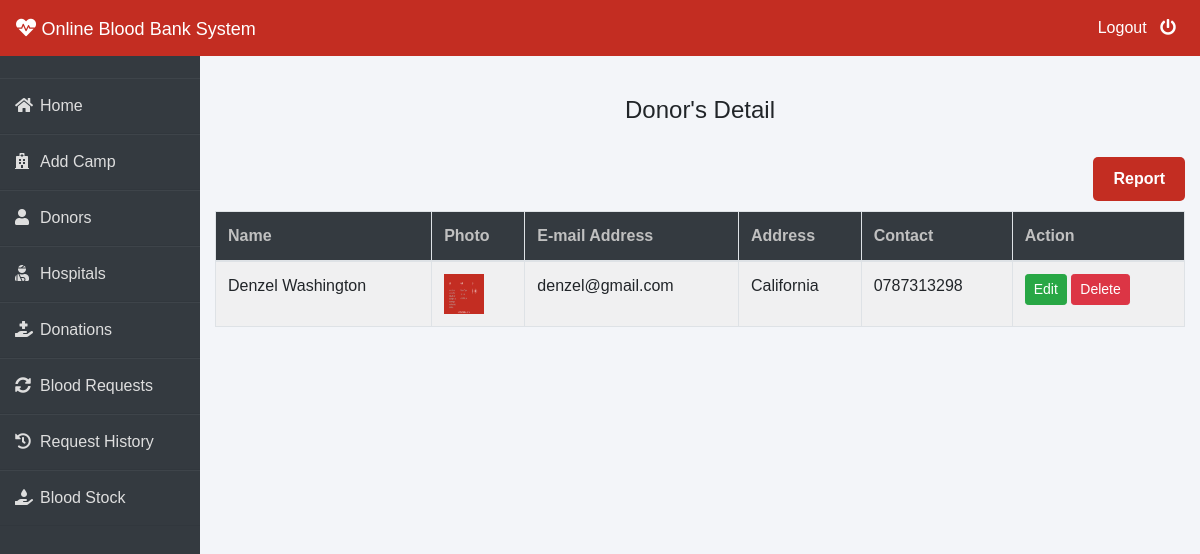
The app's page /admin-donor (signed in), older data.
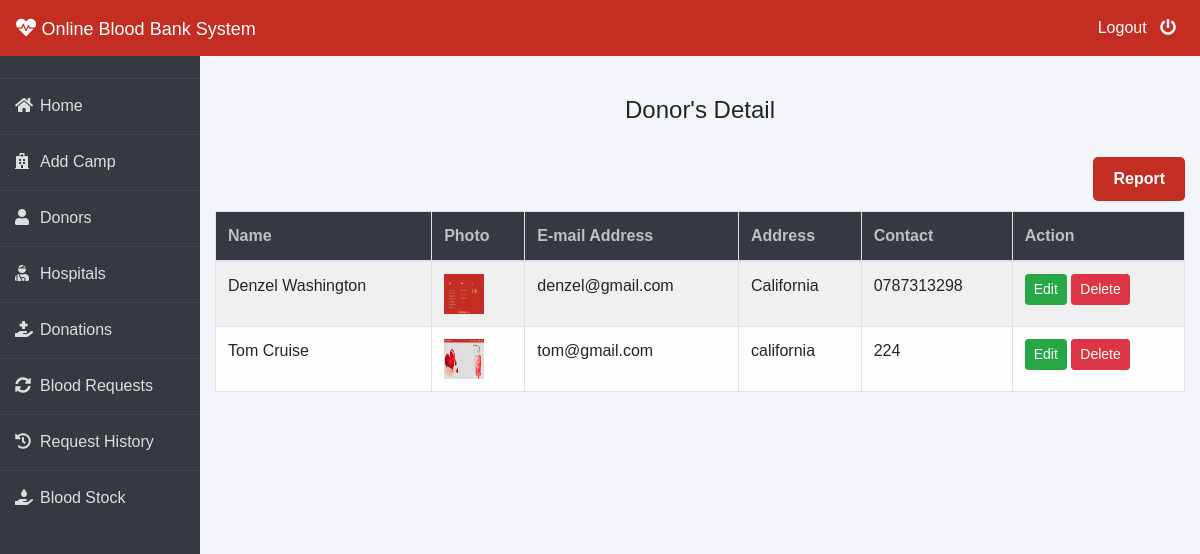
The same page, newer data.
### donor/models.py (models this page shows, shortened)
class Donor(models.Model):
    user=models.OneToOneField(User,on_delete=models.CASCADE)
    profile_pic= models.ImageField(upload_to='profile_pic/Donor/',null=True,blank=True)
    email=models.CharField(max_length=40)
    address = models.CharField(max_length=40)
    mobile = models.CharField(max_length=20,null=False)
    @property
    def get_name(self):
        return self.user.first_name+" "+self.user.last_name

### blood/views.py (the view)
# urls.py: path('admin-donor', views.admin_donor_view,name='admin-donor'),
@login_required(login_url='adminlogin')
def admin_donor_view(request):
    donors = dmodels.Donor.objects.all()
    return render(request, 'blood/admin_donor.html', {'donors': donors})

### templates/blood/admin_donor.html (shortened to what this page needs)
{% extends 'blood/adminbase.html' %}
{% block content %}
{% load widget_tweaks %}
{%load static%}
<br><br>
<div class="container">
    <H4 class="text-center">Donor's Detail</H4><br>
    <a href="{% url 'admin_donor_view_report' %}" id="donor-detail-report">Report</a>
    <table class="table table-light table-hover table-bordered table-striped" style="margin-top: 30px;">
        <thead class="bg-dark">
            <tr>
                <th scope="col" style="color: rgb(192, 192, 192);">Name</th>
                <th scope="col" style="color: rgb(192, 192, 192);">Photo</th>
                <th scope="col" style="color: rgb(192, 192, 192);">E-mail Address</th>
                <th scope="col" style="color: rgb(192, 192, 192);">Address</th>
                <th scope="col" style="color: rgb(192, 192, 192);">Contact</th>
                <th style="color: rgb(192, 192, 192);">Action</th>
            </tr>
        </thead>
        <tbody>
            {% for t in donors %}
            <tr>
                <td> {{t.get_name}}</td>
                <td> <img src="{% static t.profile_pic.url %}" alt="Profile Pic" height="40px" width="40px" /></td>
                <td>{{t.email}}</td>
                <td>{{t.address}}</td>
                <td>{{t.mobile}}</td>
                <td>
                    <button class="btn btn-success btn-sm"><a  style="text-decoration: none;color: white;" href="{% url 'update-donor' t.id  %}">Edit</a> </button>
                    <button class="btn btn-danger btn-sm"><a  style="text-decoration: none;color: white;" href="{% url 'delete-donor' t.id  %}">Delete</a> </button>
                </td>
            </tr>
            {% endfor %}
        </tbody>
    </table>
</div>
{% endblock content %}

Row changes from the older to the newer data that the page shows:
added Donor: get_name "Tom Cruise", profile_pic (picture), email "tom@gmail.com", address "california", mobile "224"
